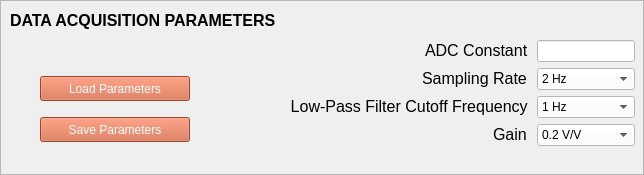
         <widget class="QFrame" name="main_tab_DAQParams_Frame">
          <property name="minimumSize">
           <size>
            <width>0</width>
            <height>175</height>
           </size>
          </property>
          <property name="maximumSize">
           <size>
            <width>16777215</width>
            <height>175</height>
           </size>
          </property>
          <property name="styleSheet">
           <string notr="true"/>
          </property>
          <property name="frameShape">
           <enum>QFrame::StyledPanel</enum>
          </property>
          <property name="frameShadow">
           <enum>QFrame::Raised</enum>
          </property>
          <widget class="QWidget" name="formLayoutWidget">
           <property name="geometry">
            <rect>
             <x>290</x>
             <y>40</y>
             <width>345</width>
             <height>114</height>
            </rect>
           </property>
           <layout class="QFormLayout" name="main_tab_DAQParams_Form">
            <property name="labelAlignment">
             <set>Qt::AlignRight|Qt::AlignTrailing|Qt::AlignVCenter</set>
            </property>
            <property name="formAlignment">
             <set>Qt::AlignHCenter|Qt::AlignTop</set>
            </property>
            <item row="1" column="0">
             <widget class="QLabel" name="main_tab_samplingRateLabel">
              <property name="text">
               <string>&lt;html&gt;&lt;head/&gt;&lt;body&gt;&lt;p&gt;&lt;span
																style=&quot; font-size:12pt;&quot;&gt;Sampling Rate&lt;/span&gt;&lt;/p&gt;&lt;/body&gt;&lt;/html&gt;
															</string>
              </property>
              <property name="buddy">
               <cstring>main_tab_DAQParams_samplingRate_DropDown</cstring>
              </property>
             </widget>
            </item>
            <item row="1" column="1">
             <widget class="QComboBox" name="main_tab_DAQParams_samplingRate_DropDown">
              <property name="maximumSize">
               <size>
                <width>16777215</width>
                <height>16777215</height>
               </size>
              </property>
              <property name="styleSheet">
               <string notr="true">background-color: rgb(255, 255, 255);
																font: 12pt &quot;MS Shell Dlg 2&quot;;
																color: rgb(0, 0, 0);
															</string>
              </property>
              <item>
               <property name="text">
                <string>2 Hz</string>
               </property>
              </item>
              <item>
               <property name="text">
                <string>4 Hz</string>
               </property>
              </item>
              <item>
               <property name="text">
                <string>8 Hz</string>
               </property>
              </item>
              <item>
               <property name="text">
                <string>16 Hz</string>
               </property>
              </item>
              <item>
               <property name="text">
                <string>32 Hz</string>
               </property>
              </item>
              <item>
               <property name="text">
                <string>64 Hz</string>
               </property>
              </item>
              <item>
               <property name="text">
                <string>128 Hz</string>
               </property>
              </item>
              <item>
               <property name="text">
                <string>256 Hz</string>
               </property>
              </item>
              <item>
               <property name="text">
                <string>512 Hz</string>
               </property>
              </item>
              <item>
               <property name="text">
                <string>1,024 Hz</string>
               </property>
              </item>
              <item>
               <property name="text">
                <string>2,048 Hz</string>
               </property>
              </item>
              <item>
               <property name="text">
                <string>4,096 Hz</string>
               </property>
              </item>
              <item>
               <property name="text">
                <string>8,192 Hz</string>
               </property>
              </item>
              <item>
               <property name="text">
                <string>16,384 Hz</string>
               </property>
              </item>
              <item>
               <property name="text">
                <string>20,000 Hz</string>
               </property>
              </item>
             </widget>
            </item>
            <item row="2" column="0">
             <widget class="QLabel" name="main_tab_Cutoff_FrequencyLabel">
              <property name="text">
               <string>&lt;html&gt;&lt;head/&gt;&lt;body&gt;&lt;p align=&quot;right&quot;&gt;&lt;span
																style=&quot; font-size:12pt;&quot;&gt;Low-Pass Filter
																Cutoff Frequency&lt;/span&gt;&lt;/p&gt;&lt;/body&gt;&lt;/html&gt;
															</string>
              </property>
              <property name="buddy">
               <cstring>main_tab_DAQParams_Cutoff_Frequency_LineEdit
															</cstring>
              </property>
             </widget>
            </item>
            <item row="3" column="0">
             <widget class="QLabel" name="main_tab_gainLabel">
              <property name="text">
               <string>&lt;html&gt;&lt;head/&gt;&lt;body&gt;&lt;p&gt;&lt;span
																style=&quot; font-size:12pt;&quot;&gt;Gain&lt;/span&gt;&lt;/p&gt;&lt;/body&gt;&lt;/html&gt;
															</string>
              </property>
              <property name="buddy">
               <cstring>main_tab_DAQParams_gain_DropDown</cstring>
              </property>
             </widget>
            </item>
            <item row="3" column="1">
             <widget class="QComboBox" name="main_tab_DAQParams_gain_DropDown">
              <property name="maximumSize">
               <size>
                <width>16777215</width>
                <height>16777215</height>
               </size>
              </property>
              <property name="styleSheet">
               <string notr="true">background-color: rgb(255, 255, 255);
																font: 12pt &quot;MS Shell Dlg 2&quot;;
																color: rgb(0, 0, 0)
															</string>
              </property>
              <item>
               <property name="text">
                <string>0.2 V/V</string>
               </property>
              </item>
              <item>
               <property name="text">
                <string>1 V/V</string>
               </property>
              </item>
              <item>
               <property name="text">
                <string>10 V/V</string>
               </property>
              </item>
              <item>
               <property name="text">
                <string>20 V/V</string>
               </property>
              </item>
              <item>
               <property name="text">
                <string>30 V/V</string>
               </property>
              </item>
              <item>
               <property name="text">
                <string>40 V/V</string>
               </property>
              </item>
              <item>
               <property name="text">
                <string>60 V/V</string>
               </property>
              </item>
              <item>
               <property name="text">
                <string>80 V/V</string>
               </property>
              </item>
              <item>
               <property name="text">
                <string>120 V/V</string>
               </property>
              </item>
              <item>
               <property name="text">
                <string>157 V/V</string>
               </property>
              </item>
             </widget>
            </item>
            <item row="0" column="0">
             <widget class="QLabel" name="main_tab_ADC_Constant_Label">
              <property name="text">
               <string>&lt;html&gt;&lt;head/&gt;&lt;body&gt;&lt;p&gt;&lt;span
																style=&quot; font-size:12pt;&quot;&gt;ADC Constant&lt;/span&gt;&lt;/p&gt;&lt;/body&gt;&lt;/html&gt;
															</string>
              </property>
              <property name="buddy">
               <cstring>main_tab_DAQParams_ADC_Constant_LineEdit</cstring>
              </property>
             </widget>
            </item>
            <item row="0" column="1">
             <widget class="QLineEdit" name="main_tab_DAQParams_ADC_Constant_LineEdit">
              <property name="styleSheet">
               <string notr="true">background-color: rgb(255, 255, 255);
																font: 12pt &quot;MS Shell Dlg 2&quot;;
																color: rgb(0, 0, 0);
															</string>
              </property>
             </widget>
            </item>
            <item row="2" column="1">
             <widget class="QComboBox" name="main_tab_DAQParams_Cutoff_Frequency_LineEdit">
              <property name="styleSheet">
               <string notr="true">background-color: rgb(255, 255, 255);
																font: 12pt &quot;MS Shell Dlg 2&quot;;
																color: rgb(0, 0, 0);
															</string>
              </property>
              <item>
               <property name="text">
                <string>1 Hz</string>
               </property>
              </item>
              <item>
               <property name="text">
                <string>2 Hz</string>
               </property>
              </item>
              <item>
               <property name="text">
                <string>4 Hz</string>
               </property>
              </item>
              <item>
               <property name="text">
                <string>8 Hz</string>
               </property>
              </item>
              <item>
               <property name="text">
                <string>16 Hz</string>
               </property>
              </item>
              <item>
               <property name="text">
                <string>32 Hz</string>
               </property>
              </item>
              <item>
               <property name="text">
                <string>64 Hz</string>
               </property>
              </item>
              <item>
               <property name="text">
                <string>128 Hz</string>
               </property>
              </item>
              <item>
               <property name="text">
                <string>256 Hz</string>
               </property>
              </item>
              <item>
               <property name="text">
                <string>512 Hz</string>
               </property>
              </item>
              <item>
               <property name="text">
                <string>1024 Hz</string>
               </property>
              </item>
              <item>
               <property name="text">
                <string>2048 Hz</string>
               </property>
              </item>
              <item>
               <property name="text">
                <string>4096 Hz</string>
               </property>
              </item>
              <item>
               <property name="text">
                <string>8192 Hz</string>
               </property>
              </item>
              <item>
               <property name="text">
                <string>10,000 Hz</string>
               </property>
              </item>
             </widget>
            </item>
           </layout>
          </widget>
          <widget class="QLabel" name="main_tab_DAQSettings_Label">
           <property name="geometry">
            <rect>
             <x>10</x>
             <y>10</y>
             <width>301</width>
             <height>21</height>
            </rect>
           </property>
           <property name="text">
            <string>&lt;html&gt;&lt;head/&gt;&lt;body&gt;&lt;p&gt;&lt;span style=&quot;
													font-size:12pt; font-weight:600;&quot;&gt;DATA ACQUISITION
													PARAMETERS&lt;/span&gt;&lt;/p&gt;&lt;/body&gt;&lt;/html&gt;
												</string>
           </property>
          </widget>
          <widget class="QWidget" name="verticalLayoutWidget_4">
           <property name="geometry">
            <rect>
             <x>40</x>
             <y>70</y>
             <width>152</width>
             <height>80</height>
            </rect>
           </property>
           <layout class="QVBoxLayout" name="verticalLayout_9">
            <property name="spacing">
             <number>10</number>
            </property>
            <item>
             <widget class="QPushButton" name="main_tab_DAQParams_LOAD_PARAMS_button">
              <property name="minimumSize">
               <size>
                <width>150</width>
                <height>25</height>
               </size>
              </property>
              <property name="maximumSize">
               <size>
                <width>150</width>
                <height>25</height>
               </size>
              </property>
              <property name="styleSheet">
               <string notr="true">background-color: rgb(209, 99, 65);
																color: rgb(255, 255, 255);
																font: 12pt &quot;MS Shell Dlg 2&quot;;
															</string>
              </property>
              <property name="text">
               <string>Load Parameters</string>
              </property>
             </widget>
            </item>
            <item>
             <widget class="QPushButton" name="main_tab_DAQParams_SAVE_PARAMS_button">
              <property name="minimumSize">
               <size>
                <width>150</width>
                <height>25</height>
               </size>
              </property>
              <property name="maximumSize">
               <size>
                <width>150</width>
                <height>25</height>
               </size>
              </property>
              <property name="styleSheet">
               <string notr="true">background-color: rgb(209, 99, 65);
																color: rgb(255, 255, 255);
																font: 12pt &quot;MS Shell Dlg 2&quot;;
															</string>
              </property>
              <property name="text">
               <string>Save Parameters</string>
              </property>
             </widget>
            </item>
           </layout>
          </widget>
         </widget>
